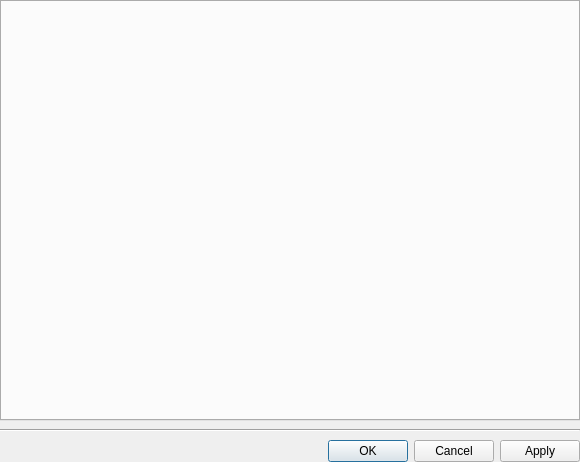
<?xml version="1.0" encoding="UTF-8"?>
<ui version="4.0">
 <class>UserGroupSettingsDialog</class>
 <widget class="QDialog" name="UserGroupSettingsDialog">
  <property name="geometry">
   <rect>
    <x>0</x>
    <y>0</y>
    <width>580</width>
    <height>462</height>
   </rect>
  </property>
  <layout class="QVBoxLayout" name="verticalLayout">
   <property name="spacing">
    <number>8</number>
   </property>
   <property name="leftMargin">
    <number>0</number>
   </property>
   <property name="topMargin">
    <number>0</number>
   </property>
   <property name="rightMargin">
    <number>0</number>
   </property>
   <property name="bottomMargin">
    <number>0</number>
   </property>
   <item>
    <widget class="QTabWidget" name="tabWidget"/>
   </item>
   <item>
    <widget class="Line" name="line">
     <property name="orientation">
      <enum>Qt::Horizontal</enum>
     </property>
    </widget>
   </item>
   <item>
    <widget class="QDialogButtonBox" name="buttonBox">
     <property name="orientation">
      <enum>Qt::Horizontal</enum>
     </property>
     <property name="standardButtons">
      <set>QDialogButtonBox::Apply|QDialogButtonBox::Cancel|QDialogButtonBox::Ok</set>
     </property>
    </widget>
   </item>
  </layout>
 </widget>
 <resources/>
 <connections/>
</ui>
